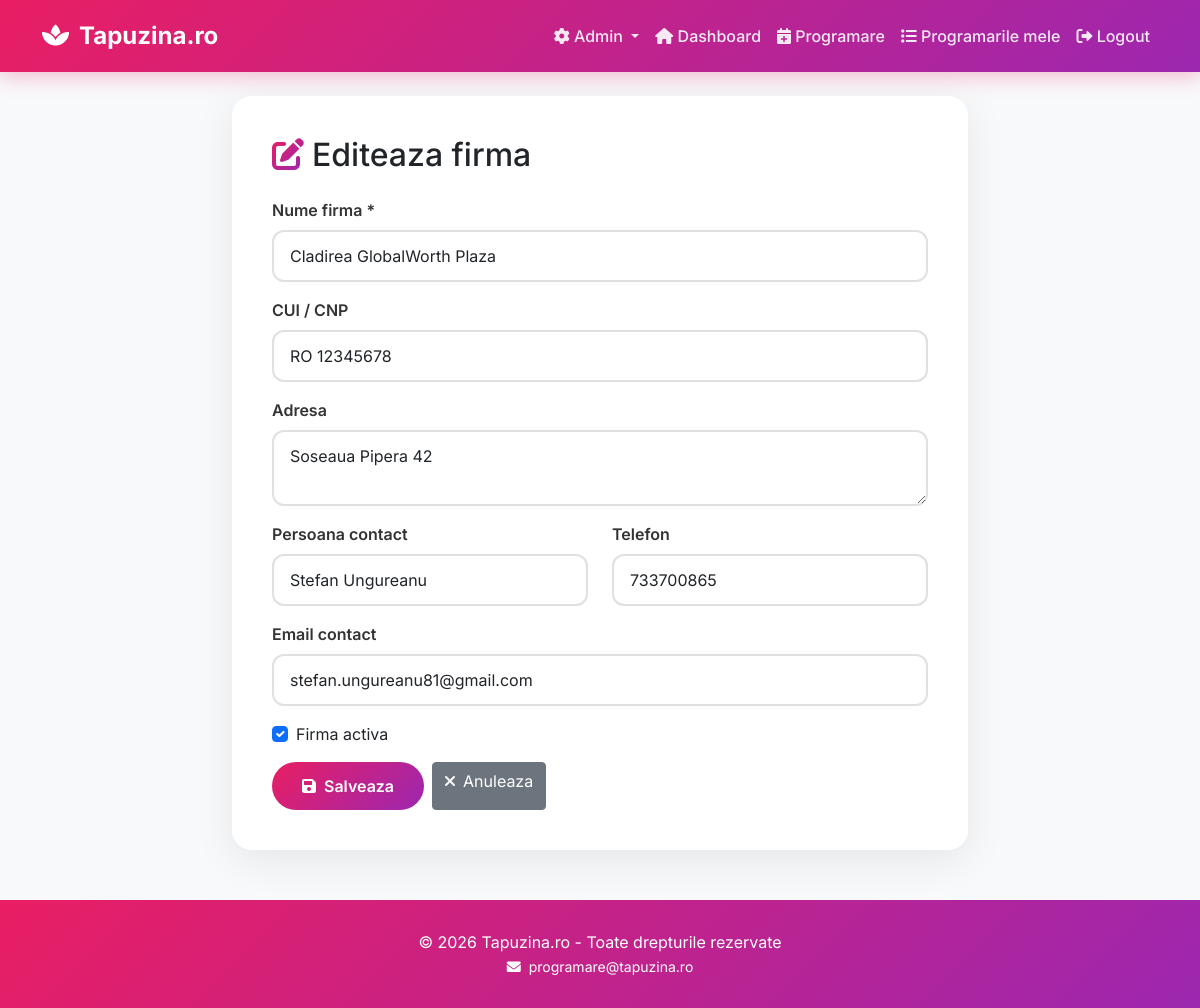
The page /edit-company/1/ (signed in) on the database its author committed.
### bookings/models.py (models this page shows, shortened)
class Company(models.Model):
    name = models.CharField(max_length=200, verbose_name="Nume firma")
    cui = models.CharField(max_length=50, blank=True, verbose_name="CUI")
    address = models.TextField(blank=True, verbose_name="Adresa firma")
    contact_person = models.CharField(max_length=100, blank=True, verbose_name="Persoana contact")
    contact_phone = models.CharField(max_length=20, blank=True, verbose_name="Telefon contact")
    contact_email = models.EmailField(blank=True, verbose_name="Email contact")
    is_active = models.BooleanField(default=True, verbose_name="Activ")
    created_at = models.DateTimeField(auto_now_add=True)
    class Meta:
        verbose_name = "Firma"
        verbose_name_plural = "Firme"
        ordering = ['name']

### bookings/views.py (the view, shortened to what this page needs)
# urls.py: path('edit-company/<int:pk>/', views.edit_company, name='edit_company'),
@login_required
@user_passes_test(is_admin)
def edit_company(request, pk):
    company = get_object_or_404(Company, id=pk)
    return render(request, 'edit_company.html', {'company': company})

### bookings/views.py (called while the page is built)
def is_admin(user):
    return user.is_staff or user.is_superuser

### bookings/templates/edit_company.html (shortened to what this page needs)
{% extends 'base.html' %}
{% block content %}
<div class="row justify-content-center">
    <div class="col-md-8">
        <div class="card p-4">
            <div class="card-body">
                <h2 class="mb-4"><i class="fas fa-edit text-gradient me-2"></i>Editeaza firma</h2>
                <form method="post">
                    <div class="mb-3">
                        <label class="form-label">Nume firma *</label>
                        <input type="text" name="name" class="form-control" value="{{ company.name }}" required>
                    </div>
                    <div class="mb-3">
                        <label class="form-label">CUI / CNP</label>
                        <input type="text" name="cui" class="form-control" value="{{ company.cui }}">
                    </div>
                    <div class="mb-3">
                        <label class="form-label">Adresa</label>
                        <textarea name="address" class="form-control" rows="2">{{ company.address }}</textarea>
                    </div>
                    <div class="row">
                        <div class="col-md-6 mb-3">
                            <label class="form-label">Persoana contact</label>
                            <input type="text" name="contact_person" class="form-control" value="{{ company.contact_person }}">
                        </div>
                        <div class="col-md-6 mb-3">
                            <label class="form-label">Telefon</label>
                            <input type="text" name="contact_phone" class="form-control" value="{{ company.contact_phone }}">
                        </div>
                    </div>
                    <div class="mb-3">
                        <label class="form-label">Email contact</label>
                        <input type="email" name="contact_email" class="form-control" value="{{ company.contact_email }}">
                    </div>
                    <div class="mb-3">
                        <div class="form-check">
                            <input type="checkbox" name="is_active" class="form-check-input" id="isActive" {% if company.is_active %}checked{% endif %}>
                            <label class="form-check-label" for="isActive">Firma activa</label>
                        </div>
                    </div>
                    <div class="d-flex gap-2">
                        <button type="submit" class="btn btn-primary">
                            <i class="fas fa-save me-2"></i>Salveaza
                        </button>
                        <a href="{% url 'admin_companies' %}" class="btn btn-secondary">
                            <i class="fas fa-times me-2"></i>Anuleaza
                        </a>
                    </div>
                </form>
            </div>
        </div>
    </div>
</div>
{% endblock %}

### bookings/templates/base.html (style rules this page uses)
:root { --primary: #e91e63; --secondary: #9c27b0; --gradient: linear-gradient(135deg, #e91e63 0%, #9c27b0 100%); }
* { margin: 0; padding: 0; box-sizing: border-box; }
body { font-family: 'Inter', sans-serif; min-height: 100vh; background: #f8f9fa; }
.card { border: none; border-radius: 20px; box-shadow: 0 10px 40px rgba(0,0,0,0.08); transition: all 0.3s; overflow: hidden; }
.btn-primary { background: var(--gradient); border: none; padding: 12px 30px; border-radius: 50px; font-weight: 600; transition: all 0.3s; }
.text-gradient { background: var(--gradient); -webkit-background-clip: text; -webkit-text-fill-color: transparent; }
.form-control { border-radius: 12px; border: 2px solid #e0e0e0; padding: 12px 16px; transition: all 0.3s; }
.form-label { font-weight: 600; color: #333; }

### rows shown on the page
Company: name "Cladirea GlobalWorth Plaza", cui "RO 12345678", address "Soseaua Pipera 42", contact_person "Stefan Ungureanu", contact_phone "733700865", contact_email "stefan.ungureanu81@gmail.com", is_active "☑"
